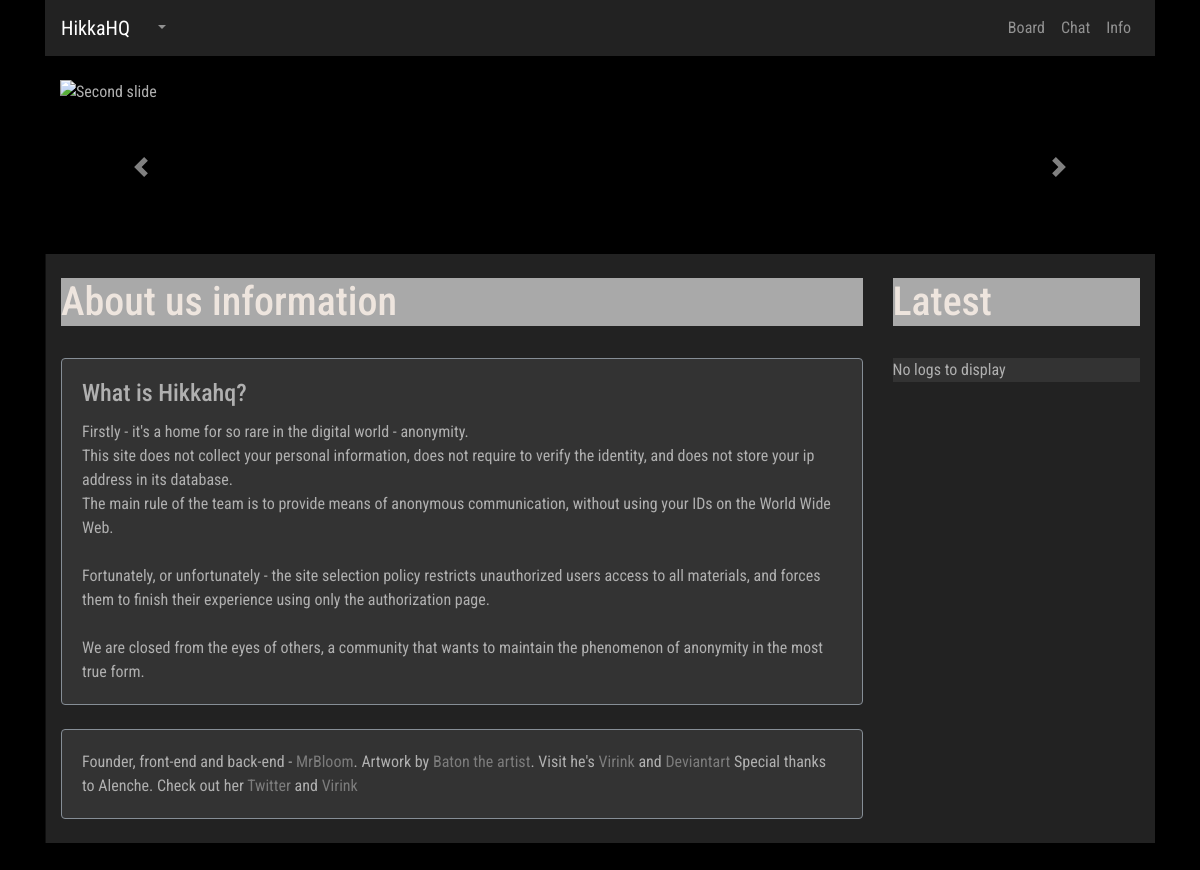
Page /info/ on the earlier database version.
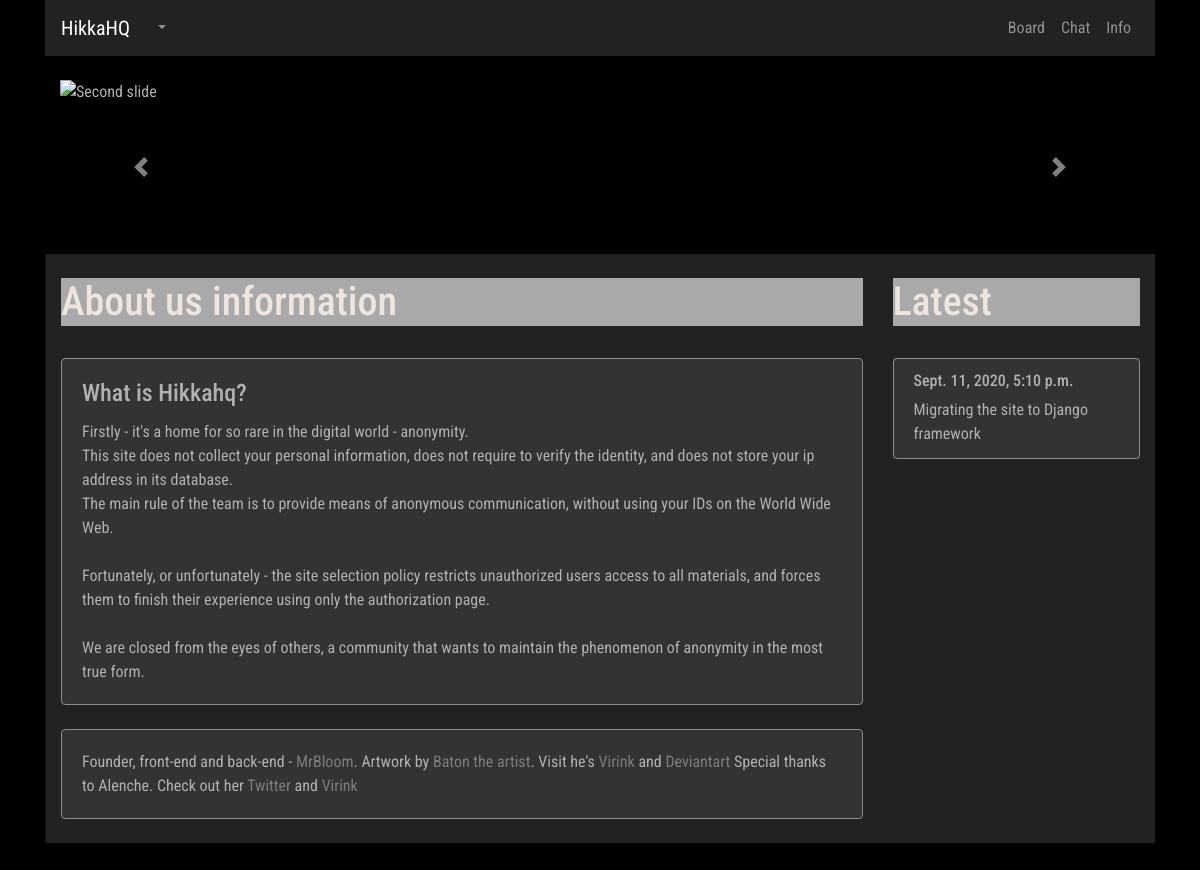
Same page on the later database version.
### manager/models.py (models this page shows, shortened)
class ChangeLog(models.Model):
    note_author = models.ForeignKey(User, on_delete=models.CASCADE)
    note_text = models.CharField('Note text', max_length=300)
    note_date = models.DateTimeField('Note date', auto_now=True)

### paper/views.py (the view)
# urls.py: path('info/', views.info_view, name='info'),
def info_view(request):
    logs = ChangeLog.objects.order_by('-note_date')[:10]
    context = {
        'logs': logs,
    }
    return render(request, 'info.html', context)

### paper/templates/info.html (shortened to what this page needs)
{% extends 'hat.html' %}
{% block content %}
<div class="row col-">
        <div class="col-sm-12 col-lg-9 col- content">
       <br>
<div class="trds">
  <main class="contentd" role="main">
  <header>
 <h1 data-text="Abot us information">About us <span class="hide-mobile">information
</span></h1></header></main></div>
<br>
<div class="card">
  <div class="card-body">  <h4 class="card-title">What is Hikkahq?</h4>
Firstly - it's a home for so rare in the digital world - anonymity.<br>
This site does not collect your personal information, does not require
to verify the identity, and does not store your ip address in its
database.<br>
The main rule of the team is to provide means of anonymous communication, without using your IDs on the World Wide Web.<br>
<br>
Fortunately, or unfortunately - the site selection policy restricts
unauthorized users access to all materials, and forces them to finish
their experience using only the authorization page. <br>
<br>
We are closed from the eyes of others, a community that wants to maintain the phenomenon of anonymity in the most true form.
  </div>
</div>
<br>
<div class="card">
  <div class="card-body">
    Founder, front-end and back-end - <a href="https://hikkahq.me/hikkahq.me/user.php?user=MrBloom"> MrBloom</a>.
   Artwork by <a href="https://hikkahq.me/hikkahq.me/user.php?user=RickyRaeBaton">Baton the artist</a>. Visit he's <a href="https://virink.com/rickyraebaton" target="_blank"> Virink</a> and <a href="https://rickyraebaton.deviantart.com/" target="_blank"> Deviantart </a>
   Special thanks to Alenche. Check out her <a href="https://twitter.com/UkySo" target="_blank">Twitter</a> and <a href="https://virink.com/alnche" target="_blank">Virink</a>
  </div>
</div>
<br>
</div>
      <div class="col-sm-12 col-lg-3 col- left-sidebar">
      <br>
       <div class="trds">
  <main class="contentd" role="main">
  <header>
 <h1 data-text="Latest">Latest</h1></header></main></div> <br>
<ul class="list-group">
    {% if logs %}
    {% for log in logs %}
  <li class="list-group-item"> <h6> {{ log.note_date }} </h6>
      {{ log.note_text }}</li>
    {% endfor %}
    {% else %}
    No logs to display
    {% endif %}
</ul>
<br>
    </div>
 </div>
{% endblock %}

Differences in the rows shown:
added ChangeLog: note_date "Sept. 11, 2020, 5:10 p.m.", note_text "Migrating the site to Django framework"
Other differences:
text no longer shown: "No logs to display"
